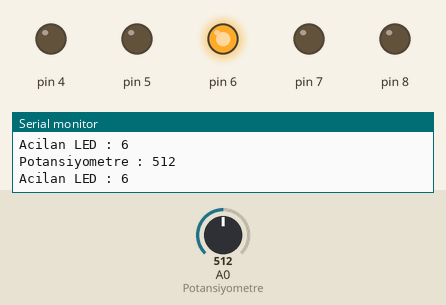
Simulated run of this sketch. Board: Arduino Uno, built with avr-gcc and run on an emulated ATmega328P. Shown: output pins drawn as LEDs (lit = HIGH), the last lines printed to the serial monitor. Inputs (shaded band) come from the test bench; at power-on: A0 (Potansiyometre) = 512.

Above: at 1.2 s.
1.3 s: A0 (Potansiyometre) set to 495
At 2.6 s:
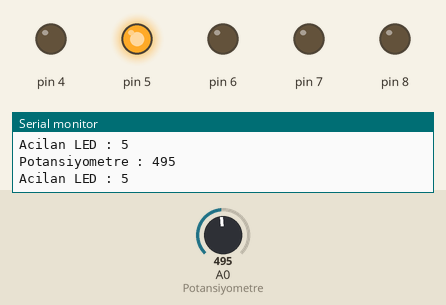
2.9 s: A0 (Potansiyometre) set to 274
4.4 s: A0 (Potansiyometre) set to 238
At 5.4 s:
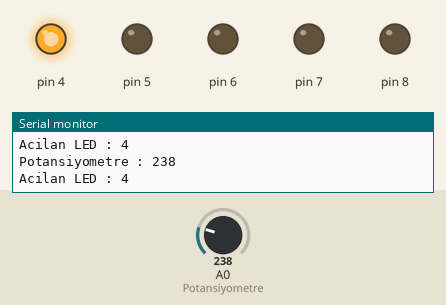
5.9 s: A0 (Potansiyometre) set to 900
At 6.8 s:
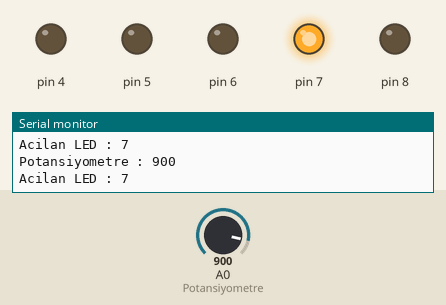
7.5 s: A0 (Potansiyometre) set to 1006
9.0 s: A0 (Potansiyometre) set to 1023
At 9.5 s:
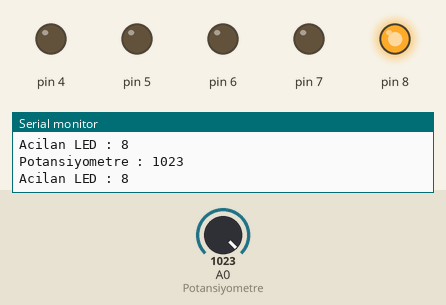
Timing chart, 0 to 11.5 s (numbered marks = the images above; inputs shaded):
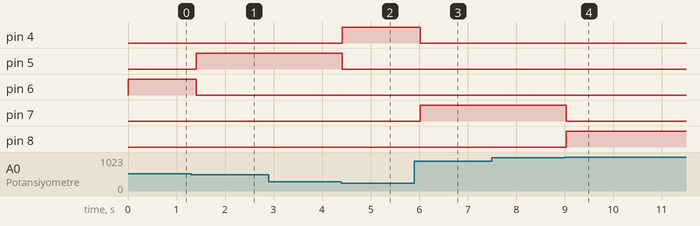

The sketch:

Potansiyometre_Led.ino
```cpp
int TimeValue;

void setup() {
  // put your setup code here, to run once:
  TimeValue = 200;

  Serial.begin(9600);
  pinMode(A0, INPUT); //Potansiyometre

  for(byte i = 4; i < 9; i++){
    pinMode(i, OUTPUT);
  }
}

void loop() {
  // put your main code here, to run repeatedly:
  int valuePot = analogRead(A0);
  Serial.println("Potansiyometre : " + String(valuePot));
  int openPin = map(valuePot, 0, 1023, 4, 8);
  Serial.println("Acilan LED : " + String(openPin));

  Serial.println();

  for(int i = 4; i < 9; i++){
    if(i != openPin){
      digitalWrite(i, 0);
    }
    else{
      digitalWrite(i, 1);
    }
  }

  delay(TimeValue);
}
```

Measured:
- the behaviour switches between 512 and 511 on A0 (Potansiyometre) (found by bisection; images 0 and 1)
- the behaviour switches between 256 and 255 on A0 (Potansiyometre) (found by bisection; images 1 and 2)
- the behaviour switches between 1022 and 1023 on A0 (Potansiyometre) (found by bisection; images 3 and 4)
- after the input at 1.3 s, pin 5: LOW → HIGH after 0.11 s; pin 6: HIGH → LOW after 0.11 s
- after the input at 4.4 s, pin 4: LOW → HIGH at once; pin 5: HIGH → LOW at once
- after the input at 5.9 s, pin 4: HIGH → LOW after 0.12 s; pin 7: LOW → HIGH after 0.12 s
- after the input at 9.0 s, pin 7: HIGH → LOW at once; pin 8: LOW → HIGH at once
